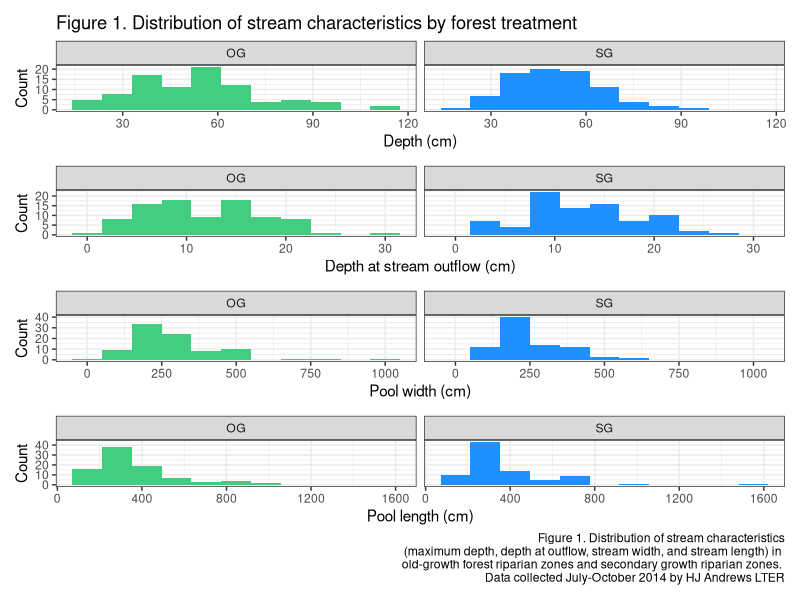
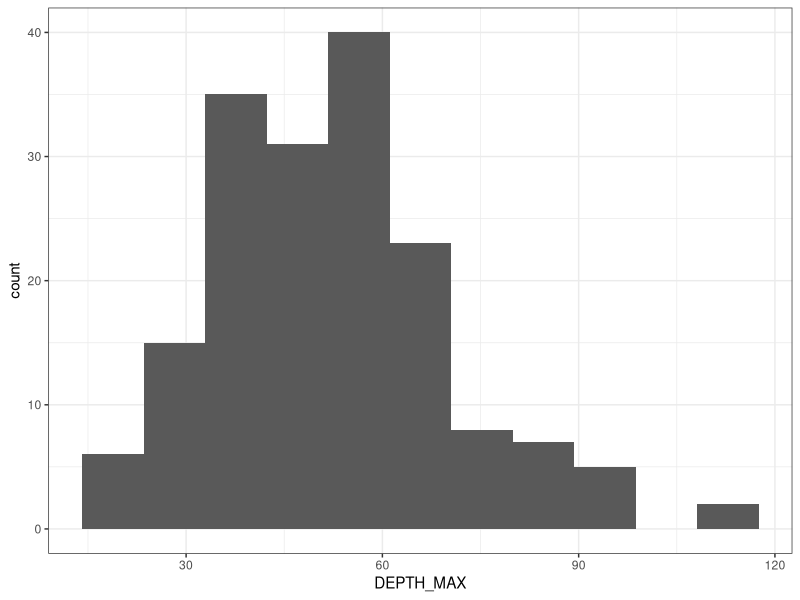
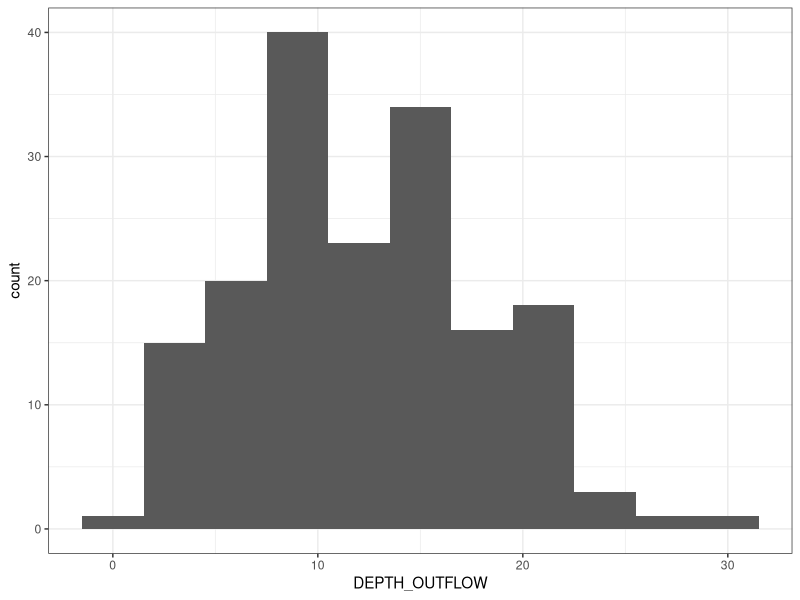
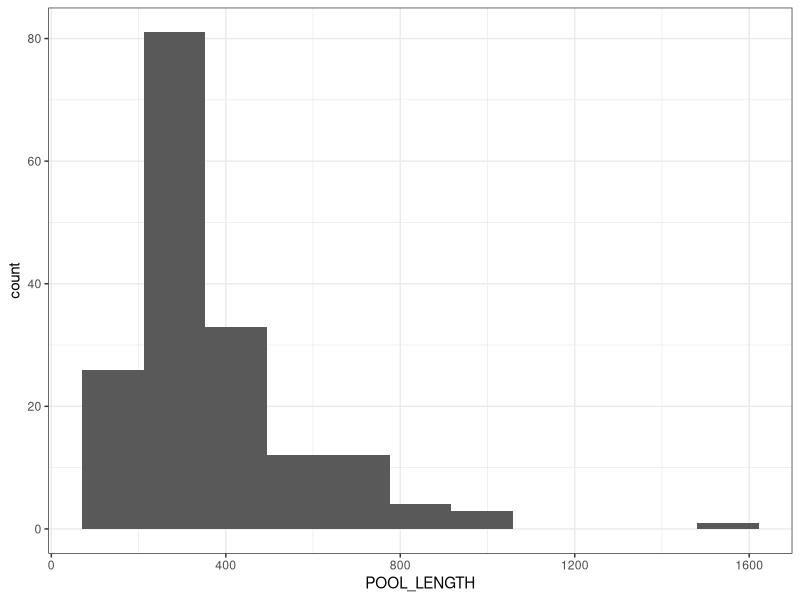
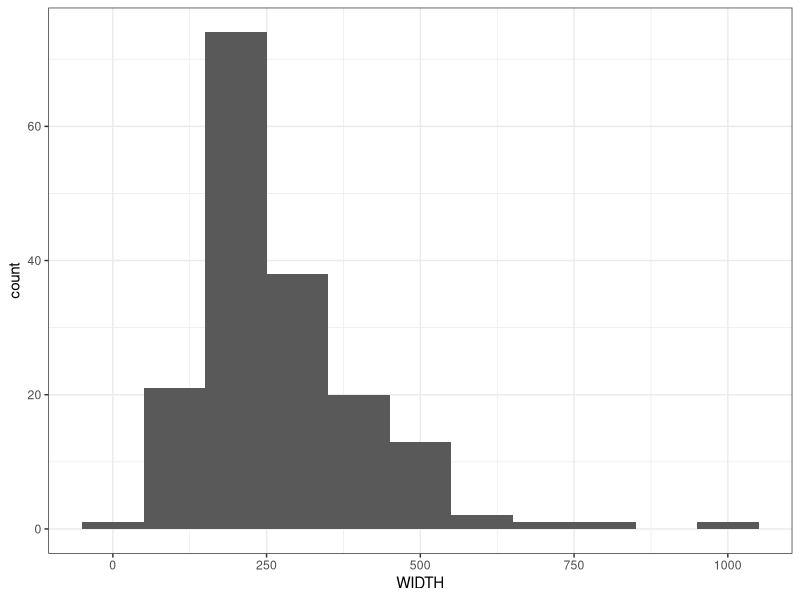
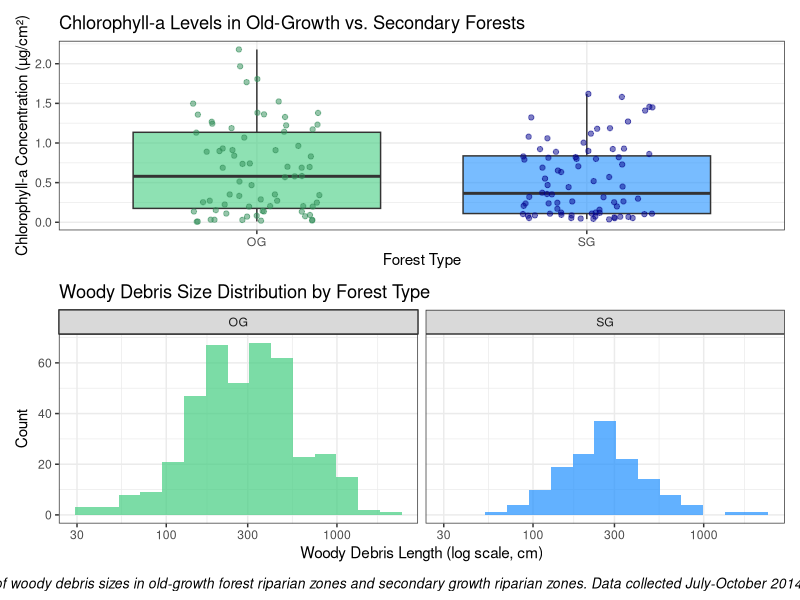
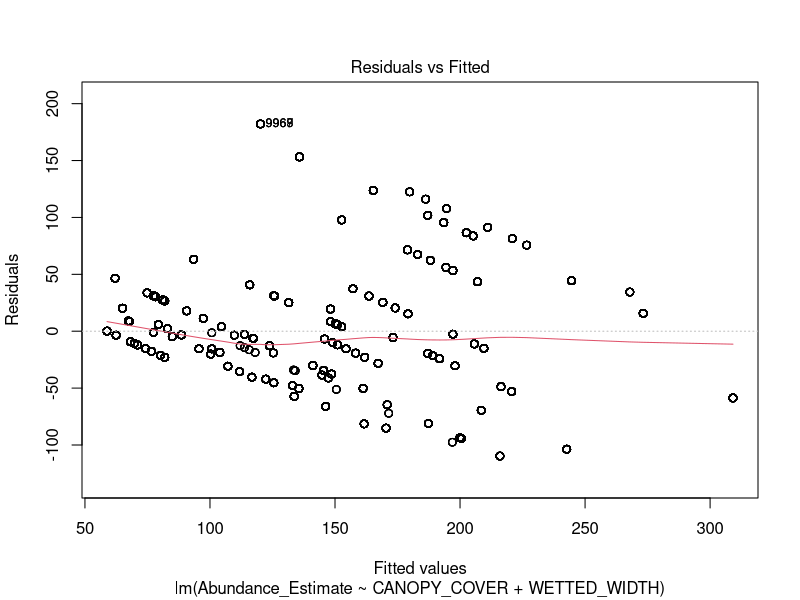
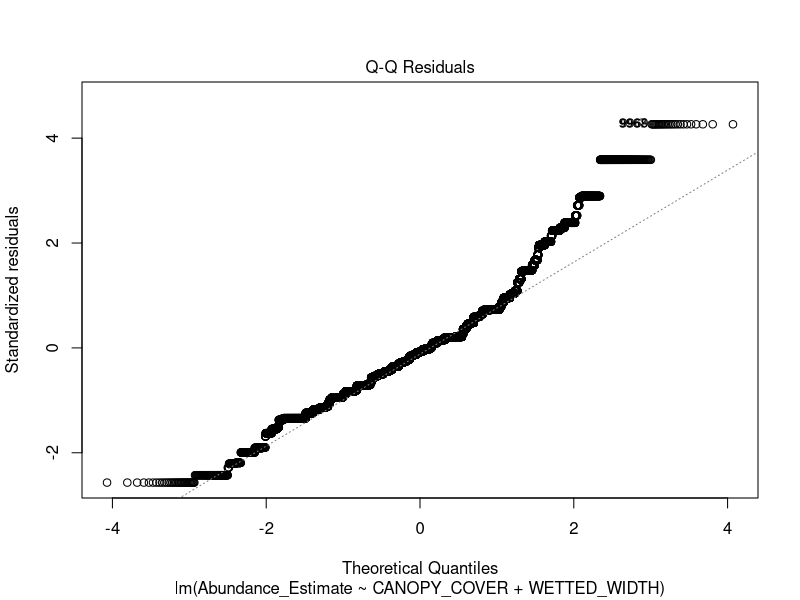

These figures' R source, in order:
## ---- chunk 1

Fish_salamander<- read.csv('Data/AS01001_v1.csv')
#invertebrate<- read.csv('Data/AS01002_v1.csv') provided but not needed for our analysis
stream_data<- read.csv('Data/AS01003_v1.csv')
wood_measurements<- read.csv('Data/AS01004_v1.csv')
pool_measurement<-read.csv('Data/AS01005_v1.csv')

#install.packages("dplyr")
#install.packages("tidyverse")
library(ggplot2)
library (patchwork)
library(dplyr)
library(tidyverse)

## ---- chunk 2
binnumber <- 2 * (172)^(1/3)
binnumber

depth_plot <-  ggplot(pool_measurement, aes(x = DEPTH_MAX, fill = REACH_TYPE)) +
geom_histogram(bins = 11) + # creates histograms
  facet_wrap (~ REACH_TYPE) +
  scale_fill_manual(values= c('seagreen3', 'dodgerblue')) +
labs(x = "Depth (cm)",
y = "Count", title = "Figure 1. Distribution of stream characteristics by forest treatment") +
   theme_bw() + theme(legend.position = "none") 

flowdepth_plot <-  ggplot(pool_measurement, aes(x = DEPTH_OUTFLOW, fill = REACH_TYPE)) +
geom_histogram(bins = 11) + # creates histograms
  facet_wrap (~ REACH_TYPE) +
  scale_fill_manual(values= c('seagreen3', 'dodgerblue')) +
labs(x = "Depth at stream outflow (cm)",
y = "Count") +
  theme_bw() + theme(legend.position = "none") 

width_plot <-  ggplot(pool_measurement, aes(x = WIDTH, fill = REACH_TYPE)) +
geom_histogram(bins = 11) + # creates histograms
  facet_wrap (~ REACH_TYPE) +
  scale_fill_manual(values= c('seagreen3', 'dodgerblue')) +
labs(x = "Pool width (cm)",
y = "Count") +
   theme_bw() + theme(legend.position = "none")

length_plot <-  ggplot(pool_measurement, aes(x = POOL_LENGTH, fill = REACH_TYPE)) +
geom_histogram(bins = 11) + # creates histograms
  facet_wrap (~ REACH_TYPE) +
  scale_fill_manual(values= c('seagreen3', 'dodgerblue')) +
labs(x = "Pool length (cm)",
y = "Count", caption = "Figure 1. Distribution of stream characteristics
(maximum depth, depth at outflow, stream width, and stream length) in 
old-growth forest riparian zones and secondary growth riparian zones. 
Data collected July-October 2014 by HJ Andrews LTER") +
  theme_bw() + theme(legend.position = "none")


stream_qualities_plot <- depth_plot / flowdepth_plot / width_plot / length_plot 
stream_qualities_plot

ggsave("stream_qualities_plot.jpeg", stream_qualities_plot, width = 8, height = 14)

## ---- chunk 3
(hist.maxdepth <- ggplot(pool_measurement, aes(x=DEPTH_MAX))+ geom_histogram(bins = 11) + theme_bw())
(hist.outflowdepth <- ggplot(pool_measurement, aes(x=DEPTH_OUTFLOW))+ geom_histogram(bins = 11) + theme_bw())
(hist.poollength <- ggplot(pool_measurement, aes(x=POOL_LENGTH))+ geom_histogram(bins = 11) + theme_bw())
(hist.width <- ggplot(pool_measurement, aes(x=WIDTH))+ geom_histogram(bins = 11) + theme_bw())
##

## ---- chunk 4
# Canopy Cover vs. Chlorophyll-a (LOCKED)
# Based on visible clues in the data, we removed points where canopy cover is < 35%.
clean_canopy_data <- stream_data %>%
  filter(CANOPY_COVER >= 35)

canopy_plot <- ggplot(clean_canopy_data, aes(x = REACH_TYPE, y = CHL_A_TILES, fill = REACH_TYPE)) +
  geom_boxplot(outlier.shape = NA, alpha = 0.6) +
  geom_jitter(aes(color = REACH_TYPE), width = 0.2, size = 1.5, alpha = 0.5) +
  scale_fill_manual(values = c("seagreen3", "dodgerblue")) +
  scale_color_manual(values = c("seagreen4", "blue4")) +
  labs(
    x = "Forest Type",
    y = "Chlorophyll-a Concentration (µg/cm²)",
    title = "Chlorophyll-a Levels in Old-Growth vs. Secondary Forests"
  ) +
  theme_bw() +
  theme(legend.position = "none")

# Separate Histograms for OG and SG
wood_histogram <- ggplot(wood_measurements, aes(x = WOOD_LENGTH, fill = REACH_TYPE)) +
  geom_histogram(bins = 15, alpha = 0.7) +  # Individual histograms
  scale_fill_manual(values = c("seagreen3", "dodgerblue")) +
  scale_x_log10() +  # Log scale for better spread
  facet_wrap(~ REACH_TYPE) +  # Separate plots for OG and SG
  labs(
    x = "Woody Debris Length (log scale, cm)",
    y = "Count",
    title = "Woody Debris Size Distribution by Forest Type"
  ) +
  theme_bw() +
  theme(legend.position = "none")

# Combine Both Plots into One Figure with Proper Caption Spacing 
combined_figure <- canopy_plot / wood_histogram +
  plot_annotation(
    caption = "Figure 2. Distribution of woody debris sizes in old-growth forest riparian zones and secondary growth riparian zones. Data collected July-October 2014 by HJ Andrews LTER."
  ) &
  theme(
    plot.caption = element_text(hjust = 0.5, size = 10, face = "italic")  # Ensures proper alignment
  )

# Save the figure with increased width
ggsave("canopy_woodydebris.jpeg", combined_figure, width = 14, height = 10)  # Increased width

# Display the figure
combined_figure
## ---- chunk 5

salamander<- Fish_salamander %>% filter(SPECIES== "DITE")%>%
  mutate(SPECIES_NAME = "Dicamptodon tenebrosus (Coastal Giant Salamander)")

salamander_abundance_by_pair <- function(salamander, correction_factor = 1.34) {
  
  salamander <- salamander %>%
    mutate(SURVEY_METHOD = toupper(SURVEY_METHOD),
           MARKED_UNMARKED = toupper(MARKED_UNMARKED))
  
  # Combine SITE and REACH_TYPE to define unique pairs
  site_pairs <- salamander %>%
    select(SITE, REACH_TYPE) %>%
    distinct()
  
  results <- data.frame(
    SITE = character(),
    REACH_TYPE = character(),
    Abundance_Estimate = numeric(),
    Method = character(),
    stringsAsFactors = FALSE
  )
  
  for (i in 1:nrow(site_pairs)) {
    site <- site_pairs$SITE[i]
    reach <- site_pairs$REACH_TYPE[i]
    
    pair_data <- salamander %>%
      filter(SITE == site, REACH_TYPE == reach)
    
    if (site %in% c("MCT_E", "MCT_W")) {
      raw_count <- pair_data %>%
        filter(SURVEY_METHOD %in% c("P1", "P2", "P3")) %>%
        nrow()
      est <- raw_count * correction_factor
      method <- "Depletion (corrected)"
      
    } else if (all(c("M", "R") %in% unique(pair_data$SURVEY_METHOD))) {
      M <- pair_data %>%
        filter(SURVEY_METHOD == "M", MARKED_UNMARKED == "M") %>%
        nrow()
      C <- pair_data %>%
        filter(SURVEY_METHOD == "R") %>%
        nrow()
      R <- pair_data %>%
        filter(SURVEY_METHOD == "R", MARKED_UNMARKED == "M") %>%
        nrow()
      
      est <- if (R > 0) ((M + 1) * (C + 1)) / (R + 1) - 1 else NA
      method <- "Mark-recapture"
      
    } else {
      est <- NA
      method <- "Insufficient data"
    }
    
    results <- rbind(
      results,
      data.frame(SITE = site, REACH_TYPE = reach,
                 Abundance_Estimate = round(est, 2),
                 Method = method,
                 stringsAsFactors = FALSE)
    )
  }
  
  return(results)
}

abundance_by_pair <- salamander_abundance_by_pair(salamander)
print(abundance_by_pair)

## We need 18 sites (9 paired sites)- need to adjust code to include 3 msising sites that were filtered for NA Data?

## ---- chunk 6
full_salamander_data <- abundance_by_pair %>%
  left_join(stream_data, by = c("SITE", "REACH_TYPE")) %>%
  left_join(pool_measurement, by = c("SITE", "REACH_TYPE")) %>%
  left_join(wood_measurements, by = c("SITE", "REACH_TYPE"))%>%
  filter(!is.na(Abundance_Estimate)) %>%
  drop_na() 
## ---- chunk 7
#Salamander abundance as a function of canopy cover and wetted width (poisson)
#DITE – Dicamptodon tenebrosus (Coastal Giant Salamander)
#Poisson regression because we are interested in abundance 

model1 <- lm(Abundance_Estimate ~ CANOPY_COVER + WETTED_WIDTH, data = full_salamander_data)
summary(model1)
plot(model1)
AIC(model1)

